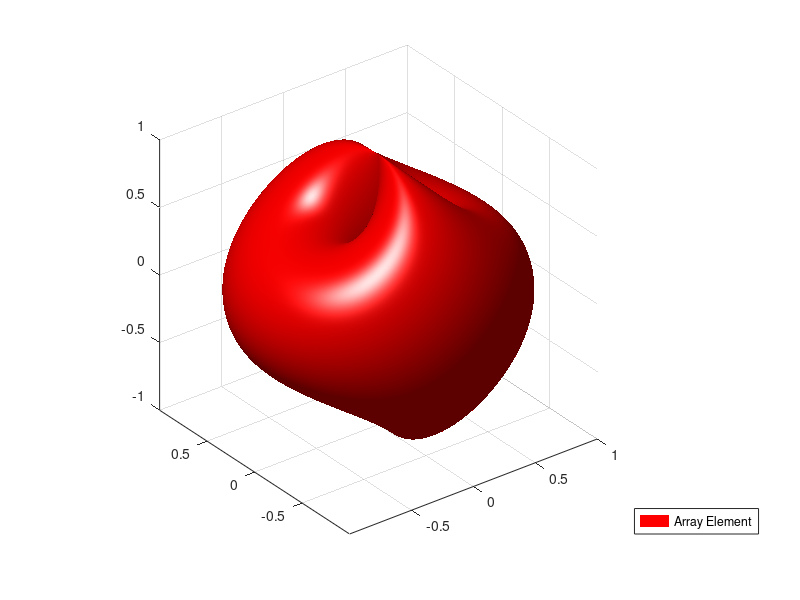
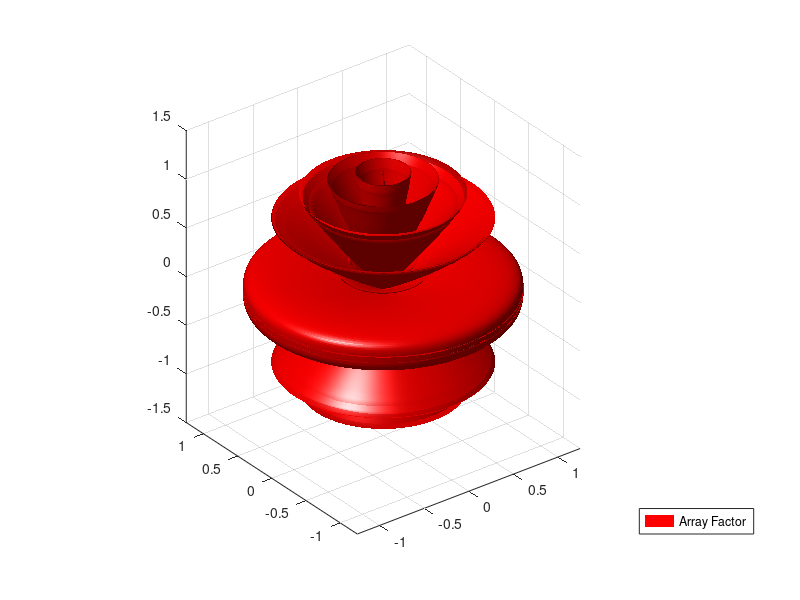
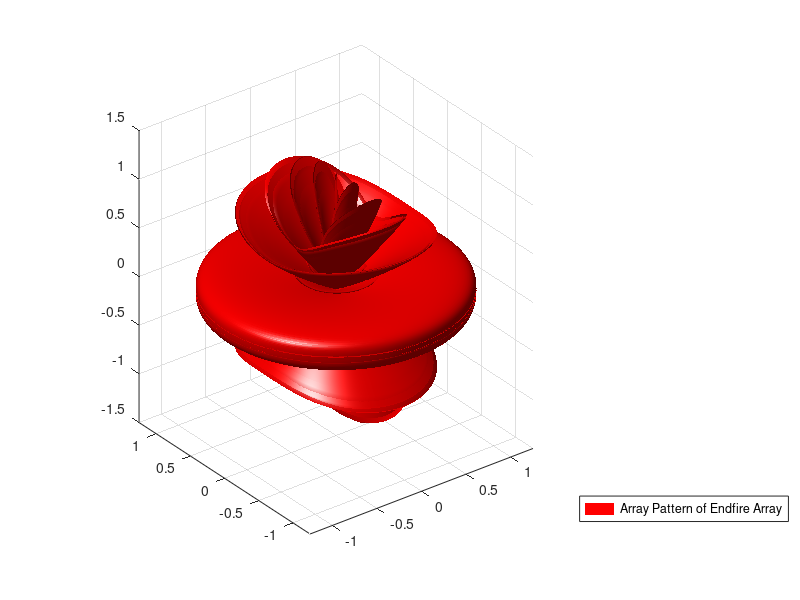

The MATLAB source for these figures, in order:
%% MATLAB code for Endfire Array in 3D
% Version 1.0

%% Pre-initialisation
clear;
clc;
close all;

%% Accepting inputs

N = input('\nEnter the number of Elements::(eg., 5,6,7,etc)->');
d = input('\nEnter the distance between the elements::(eg.,0.4,0.5,etc)->');

tic;

[theta phi] = meshgrid(linspace(0,2*pi,360));
k = 2*pi;
c = (k.*d)./2;

%% Calculating Array element(AE) and Array Factor(AF)

num = ((1./N).*sin(N.*c.*(cos(theta)+1)));
den = sin(c.*(cos(theta)+1));

AF  = num./den;
AF  = AF - min(min(AF));

AE = sqrt(1- ((sin(theta).^2).*(cos(phi).^2)));

%% Calculating Array Pattern(AP)

% Array Pattern is calculated as follows,
%
% Array Pattern = ArrayFactor * ArrayElement

AP = AF .* AE;

toc;

%% Plotting results

[x1,y1,z1] = sph2cart(phi,theta,AE);

surf(x1,y1,z1,'FaceLighting','phong',...
    'LineStyle','none',...
    'FaceColor',[1 0 0]);

legend('Array Element','Location','SouthEastOutside')

axis image

light('Style','local',...
    'Position',[-10.162701816704 -0.924193626363743 14.9951905283833]);

figure

[x2,y2,z2] = sph2cart(phi,theta,AF);

surf(x2,y2,z2,'FaceLighting','phong',...
    'LineStyle','none',...
    'FaceColor',[1 0 0]);

legend('Array Factor','Location','SouthEastOutside')

axis image

light('Style','local',...
    'Position',[-10.162701816704 -0.924193626363743 14.9951905283833]);

figure

[x3,y3,z3] = sph2cart(phi,theta,AP);

surf(x3,y3,z3,'FaceLighting','phong',...
    'LineStyle','none',...
    'FaceColor',[1 0 0]);

legend('Array Pattern of Endfire Array','Location','SouthEastOutside')

axis image

light('Style','local',...
    'Position',[-10.162701816704 -0.924193626363743 14.9951905283833]);
